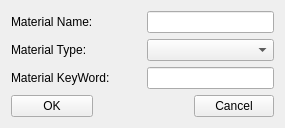
<?xml version="1.0" encoding="UTF-8"?>
<ui version="4.0">
 <class>GUIMaterialTypeDialog</class>
 <widget class="QWidget" name="GUIMaterialTypeDialog">
  <property name="geometry">
   <rect>
    <x>0</x>
    <y>0</y>
    <width>285</width>
    <height>116</height>
   </rect>
  </property>
  <property name="windowTitle">
   <string>Material</string>
  </property>
  <layout class="QGridLayout" name="gridLayout">
   <item row="0" column="0">
    <widget class="QLabel" name="label_2">
     <property name="text">
      <string>Material Name:</string>
     </property>
    </widget>
   </item>
   <item row="1" column="0">
    <widget class="QLabel" name="label">
     <property name="text">
      <string>Material Type:</string>
     </property>
    </widget>
   </item>
   <item row="2" column="0" colspan="2">
    <widget class="QLabel" name="label_3">
     <property name="text">
      <string>Material KeyWord:</string>
     </property>
    </widget>
   </item>
   <item row="2" column="2" colspan="2">
    <widget class="QLineEdit" name="lineEdit"/>
   </item>
   <item row="3" column="0">
    <widget class="QPushButton" name="pushButtonOK">
     <property name="text">
      <string>OK</string>
     </property>
    </widget>
   </item>
   <item row="3" column="3">
    <widget class="QPushButton" name="pushButtonCancel">
     <property name="text">
      <string>Cancel</string>
     </property>
    </widget>
   </item>
   <item row="1" column="2" colspan="2">
    <widget class="QComboBox" name="comboBox_type"/>
   </item>
   <item row="0" column="2" colspan="2">
    <widget class="QLineEdit" name="lineEdit_name"/>
   </item>
  </layout>
 </widget>
 <resources/>
 <connections/>
</ui>
